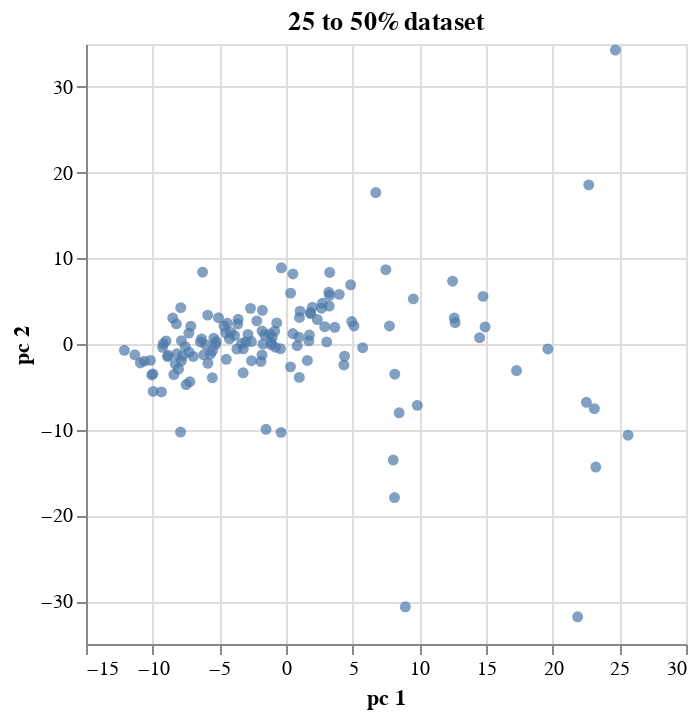

Source (notebook cell):
### Code cell
# visualize
chart25_50 = alt.Chart(pcaDf.reset_index()).mark_circle().encode(
    x='pc 1',
    y='pc 2',
    tooltip=['index','pc 1', 'pc 2'],
).properties(title='25 to 50% dataset')

chart25_50

### Figure 1 — Vega-Lite specification as saved in the notebook (floating-point values rounded to 4 significant figures; data arrays with more than 128 entries replaced by an {"elided": "..."} marker saying what was removed)
{"config": {"range": {"category": {"scheme": "category20"}}}, "data": {"name": "data-fd87719933131c5ce0fdff1b4110f2ab"}, "mark": "circle", "encoding": {"tooltip": [{"type": "nominal", "field": "index"}, {"type": "quantitative", "field": "pc 1"}, {"type": "quantitative", "field": "pc 2"}], "x": {"type": "quantitative", "field": "pc 1"}, "y": {"type": "quantitative", "field": "pc 2"}}, "title": "25 to 50% dataset", "$schema": "https://vega.github.io/schema/vega-lite/v4.8.1.json", "datasets": {"data-fd87719933131c5ce0fdff1b4110f2ab": {"elided": "139 records"}}}
